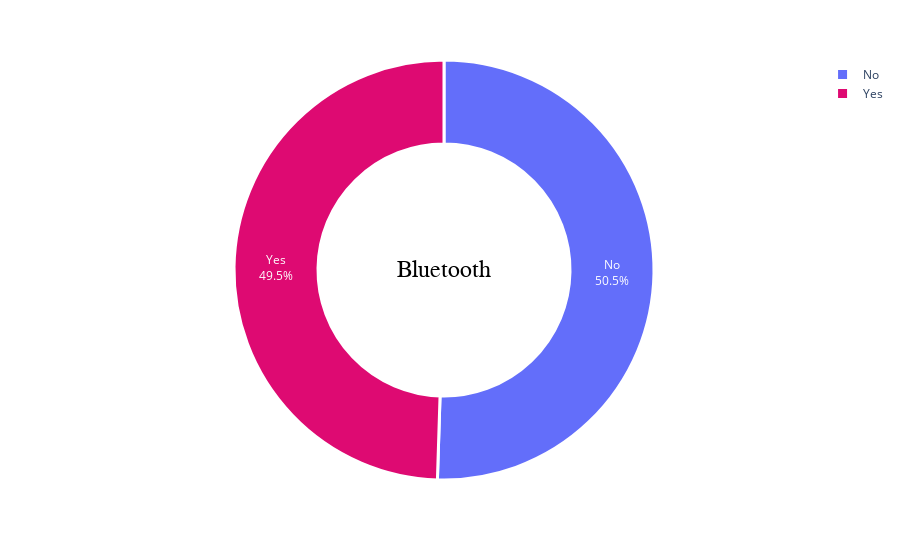

The code cell stored with this chart in its notebook:
### Code cell
# Piechart showing percentage of how many devices have bluetooth and how many don't

fig = px.pie(df['Bluetooth'].value_counts().reset_index(), values = 'Bluetooth', names = ['No', 'Yes'])
fig.update_traces(textposition = 'inside', textinfo = 'percent + label', hole = 0.6, marker = dict(colors = ['#C2A77','#DE0A72'],
                line = dict(color = 'white', width = 3)))

fig.update_layout(annotations = [dict(text = 'Bluetooth', 
                                      x = 0.5, y = 0.5,
                                      font_size = 24, showarrow = False, 
                                      font_family = 'Arial',
                                      font_color = 'black')],
                  showlegend = True)
                  
fig.show()

### Figure 1 — Plotly figure (JSON) as saved in the notebook; plotly's stock layout.template omitted (floating-point values rounded to 4 significant figures)
{"data": [{"domain": {"x": [0, 1], "y": [0, 1]}, "hole": 0.6, "hovertemplate": "label=%{label}<br>Bluetooth=%{value}<extra></extra>", "labels": ["No", "Yes"], "legendgroup": "", "marker": {"colors": ["#C2A77", "#DE0A72"], "line": {"color": "white", "width": 3}}, "name": "", "showlegend": true, "textinfo": "percent+label", "textposition": "inside", "type": "pie", "values": [1515, 1485]}], "layout": {"annotations": [{"font": {"color": "black", "family": "Arial", "size": 24}, "showarrow": false, "text": "Bluetooth", "x": 0.5, "y": 0.5}], "legend": {"tracegroupgap": 0}, "margin": {"t": 60}, "showlegend": true}}
